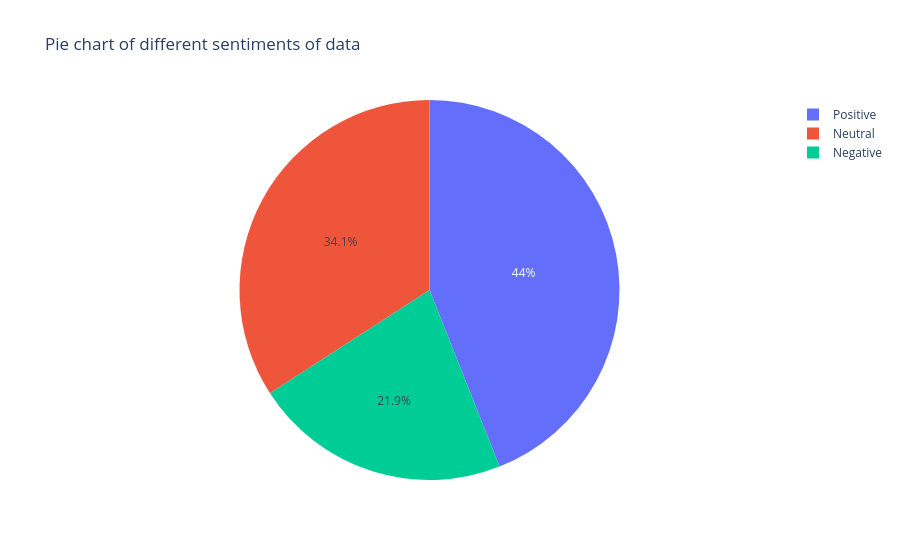

Notebook code cell kept with this figure:
### Code cell
import plotly.express as px
counts = data['label'].value_counts().reset_index()
fig = px.pie(counts,values='count',names='label', title='Pie chart of different sentiments of data')
fig.show()

### Figure 1 — Plotly figure (JSON) as saved in the notebook; plotly's stock layout.template omitted (floating-point values rounded to 4 significant figures)
{"data": [{"domain": {"x": [0, 1], "y": [0, 1]}, "hovertemplate": "label=%{label}<br>count=%{value}<extra></extra>", "labels": ["Positive", "Neutral", "Negative"], "legendgroup": "", "name": "", "showlegend": true, "type": "pie", "values": [88080, 68355, 43787]}], "layout": {"legend": {"tracegroupgap": 0}, "title": {"text": "Pie chart of different sentiments of data"}}}
